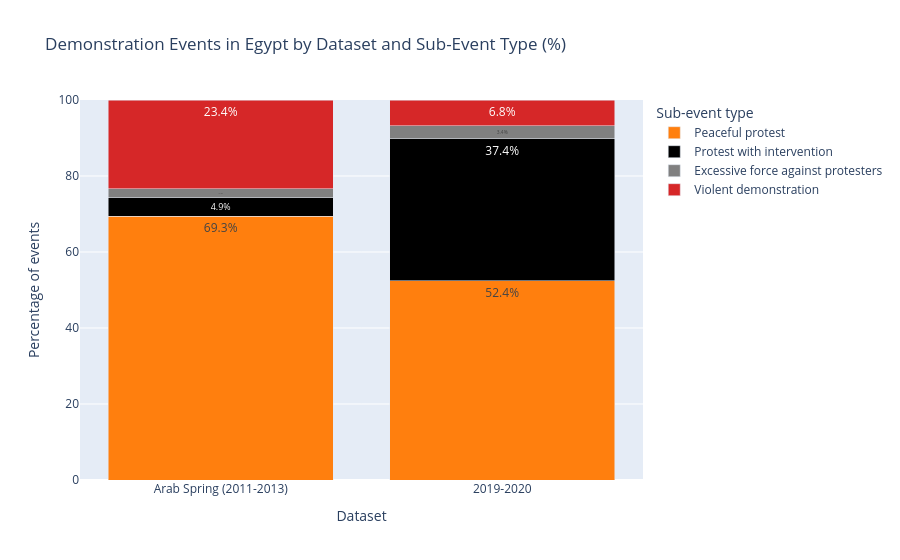

This figure's notebook cell:
### Code cell
# Demonstration events in Egypt by dataset across the 4 key sub-event types (percentage)
# One stacked bar per dataset in %, using the same subtype colors.
import pandas as pd
import plotly.express as px

subtypes = [
    'Peaceful protest',
    'Protest with intervention',
    'Excessive force against protesters',
    'Violent demonstration'
]

subtype_colors = {
    'Peaceful protest': '#ff7f0e',
    'Protest with intervention': '#000000',
    'Excessive force against protesters': '#808080',
    'Violent demonstration': '#d62728'
}

records = []
for dataset_name, df in [
    ('Arab Spring (2011-2013)', df_egypt2011_clean),
    ('2019-2020', df_alsisi_clean)
]:
    sub_col = 'sub_event_type' if 'sub_event_type' in df.columns else 'SUB_EVENT_TYPE'
    counts = (
        df[df[sub_col].isin(subtypes)][sub_col]
        .value_counts()
        .reindex(subtypes, fill_value=0)
    )

    total = int(counts.sum())
    for subtype, count in counts.items():
        pct = (count / total * 100) if total > 0 else 0
        records.append({
            'dataset': dataset_name,
            'sub_event_type': subtype,
            'percent': pct
        })

plot_df_pct = pd.DataFrame(records)

fig = px.bar(
    plot_df_pct,
    x='dataset',
    y='percent',
    color='sub_event_type',
    barmode='stack',
    text='percent',
    category_orders={'sub_event_type': subtypes},
    color_discrete_map=subtype_colors,
    title='Demonstration Events in Egypt by Dataset and Sub-Event Type (%)',
    labels={
        'dataset': 'Dataset',
        'percent': 'Percentage of events',
        'sub_event_type': 'Sub-event type'
    }
)
fig.update_traces(texttemplate='%{text:.1f}%', textposition='inside')
fig.update_layout(
    yaxis=dict(range=[0, 100]),
    legend_title_text='Sub-event type'
)
fig.show()

### Figure 1 — Plotly figure (JSON) as saved in the notebook; plotly's stock layout.template omitted (floating-point values rounded to 4 significant figures)
{"data": [{"hovertemplate": "Sub-event type=Peaceful protest<br>Dataset=%{x}<br>Percentage of events=%{text}<extra></extra>", "legendgroup": "Peaceful protest", "marker": {"color": "#ff7f0e", "pattern": {"shape": ""}}, "name": "Peaceful protest", "orientation": "v", "showlegend": true, "text": [69.35, 52.38], "textposition": "inside", "texttemplate": "%{text:.1f}%", "type": "bar", "x": ["Arab Spring (2011-2013)", "2019-2020"], "xaxis": "x", "y": [69.35, 52.38], "yaxis": "y"}, {"hovertemplate": "Sub-event type=Protest with intervention<br>Dataset=%{x}<br>Percentage of events=%{text}<extra></extra>", "legendgroup": "Protest with intervention", "marker": {"color": "#000000", "pattern": {"shape": ""}}, "name": "Protest with intervention", "orientation": "v", "showlegend": true, "text": [4.907, 37.41], "textposition": "inside", "texttemplate": "%{text:.1f}%", "type": "bar", "x": ["Arab Spring (2011-2013)", "2019-2020"], "xaxis": "x", "y": [4.907, 37.41], "yaxis": "y"}, {"hovertemplate": "Sub-event type=Excessive force against protesters<br>Dataset=%{x}<br>Percentage of events=%{text}<extra></extra>", "legendgroup": "Excessive force against protesters", "marker": {"color": "#808080", "pattern": {"shape": ""}}, "name": "Excessive force against protesters", "orientation": "v", "showlegend": true, "text": [2.368, 3.401], "textposition": "inside", "texttemplate": "%{text:.1f}%", "type": "bar", "x": ["Arab Spring (2011-2013)", "2019-2020"], "xaxis": "x", "y": [2.368, 3.401], "yaxis": "y"}, {"hovertemplate": "Sub-event type=Violent demonstration<br>Dataset=%{x}<br>Percentage of events=%{text}<extra></extra>", "legendgroup": "Violent demonstration", "marker": {"color": "#d62728", "pattern": {"shape": ""}}, "name": "Violent demonstration", "orientation": "v", "showlegend": true, "text": [23.37, 6.803], "textposition": "inside", "texttemplate": "%{text:.1f}%", "type": "bar", "x": ["Arab Spring (2011-2013)", "2019-2020"], "xaxis": "x", "y": [23.37, 6.803], "yaxis": "y"}], "layout": {"barmode": "stack", "legend": {"title": {"text": "Sub-event type"}, "tracegroupgap": 0}, "title": {"text": "Demonstration Events in Egypt by Dataset and Sub-Event Type (%)"}, "xaxis": {"anchor": "y", "domain": [0, 1], "title": {"text": "Dataset"}}, "yaxis": {"anchor": "x", "domain": [0, 1], "range": [0, 100], "title": {"text": "Percentage of events"}}}}
